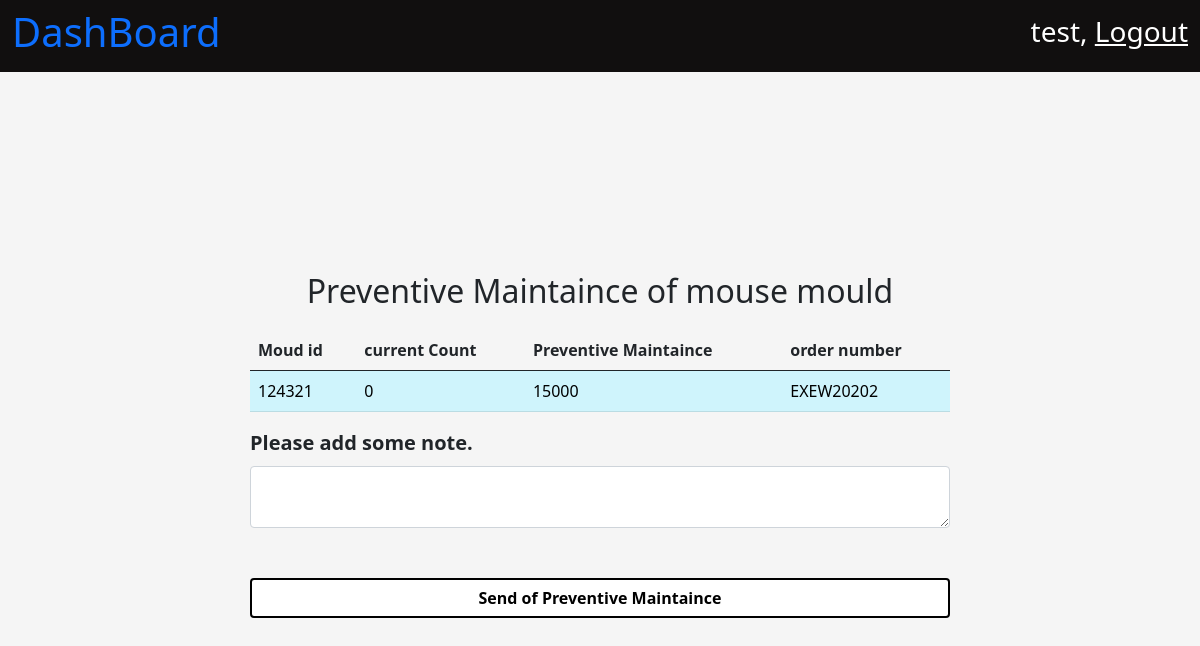
Page /mould/pmaintain/124321 (signed in) on the earlier database version.
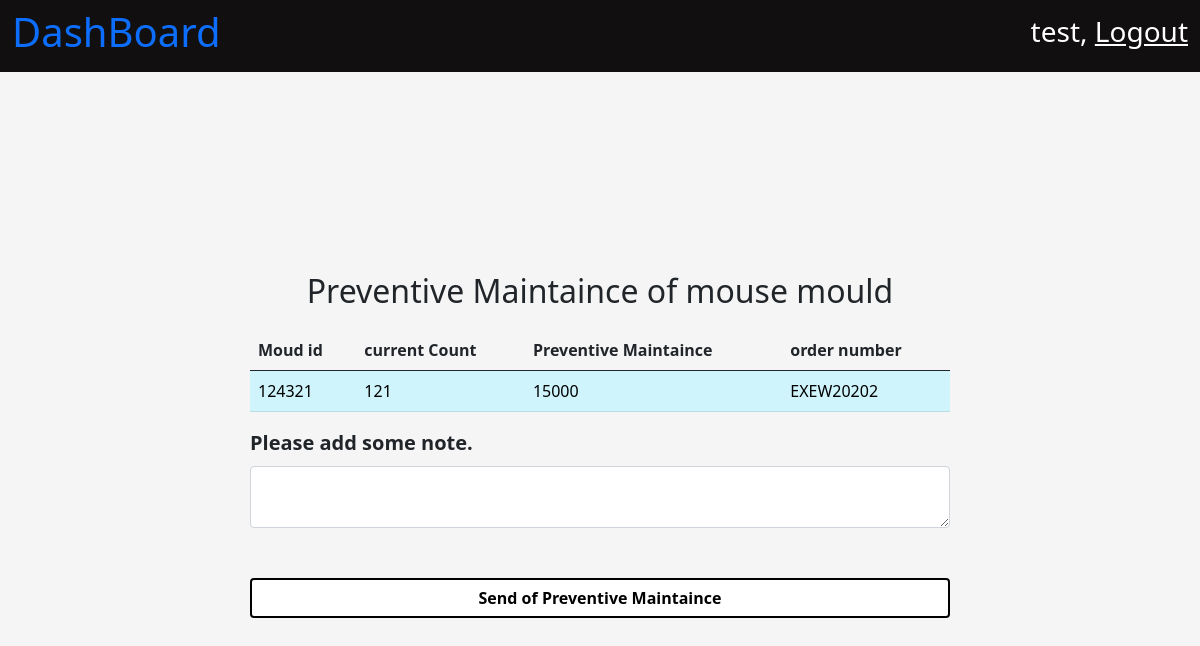
Same page on the later database version.
### mould/models.py (models this page shows, shortened)
class Mould(models.Model):
    mould_id = models.IntegerField(primary_key=True)
    mould_name = models.CharField(max_length=200)
    cavity_number = models.IntegerField()
    registered_date = models.DateTimeField(auto_now_add=True)
    registered_by = models.ForeignKey(User, on_delete=models.PROTECT)
    general_maintaince_cleaning_threshold_value = models.IntegerField()
    preventive_maintaince_clearning_thresold_value = models.IntegerField()
    tool_life = models.IntegerField()
    present_count = models.IntegerField()
    moud_desc = models.CharField(max_length=100)
    order_number = models.CharField(max_length=100)
    raw_material = models.CharField(max_length=100)
    part_weight = models.FloatField()
    runner_weight = models.FloatField()
    tonnage = models.FloatField()
    cycle_time = models.FloatField()
    number_of_shots_per_day = models.IntegerField()

### mould/views.py (the view)
# urls.py: path('pmaintain/<int:mould_id>', views.p_maintaince, name = "Pmaintain"),
@login_required
def p_maintaince(request, mould_id):
    mould_data = Mould.objects.get(mould_id = mould_id)
    context = {}
    context['mould_data'] = mould_data
    return render(request, 'mould_preventive_maintain.html', context)

### mould/templates/mould_preventive_maintain.html (shortened to what this page needs)
{% extends 'base.html' %}
{% load static %}
{% block title %}
    <link
        rel="stylesheet"
        href="{% static 'css/mould_reg.css' %}" >
{% endblock %}
{% block body_content %}
    <nav
        class="navbar navbar-light dashboard_nav">
        <div class="container-fluid dashboard_nav">
            <p class="h1 dashboard_title">
                <a href="{% url 'homePage' %}" style="text-decoration:None;">
                  DashBoard
                </a>
            </p>
            <div class="user_data">
                <p class="h3">
                    {{ request.user.first_name }},
                    <a href="{% url 'userLogout' %}">
                        Logout
                    </a>
                </p>
            </div>
        </div>
    </nav>
    <div class="container">
        <p class="h2" style="text-align : center">
            Preventive Maintaince of {{ mould_data.mould_name }}
        </p>
        <table class="table" style="margin-top : 20px;">
            <thead>
                <th scope="col">
                    Moud id
                </th>
                <th scope="col">
                    current Count
                </th>
                <th scope="col">
                    Preventive Maintaince
                </th>
                <th scope="col">
                    order number
                </th>
            </thead>
            <tbody>
                <tr class="table-info">
                    <td class="table-info">
                        {{ mould_data.mould_id }}
                    </td>
                    <td class="table-info">
                        {{ mould_data.present_count }}
                    </td>
                    <td class="table-info">
                        {{ mould_data.preventive_maintaince_clearning_thresold_value }}
                    </td>
                    <td class="table-info">
                        {{ mould_data.order_number }}
                    </td>
                </tr>
            </tbody>
        </table>
        <form action="{% url 'PcleanAccept' %}" method = "POST">
              <label
                for="exampleInputEmail1"
                class="form-label"
                style="font-size : 20px;"
                >
                <b>
                Please add some note.
                </b>
            </label>
            <textarea
            name = "comment"
            class="form-control"
            id="mouldName"
            aria-describedby="textHelp"
            required >
            </textarea>
            <div
            class="mb-3 submitButton" style="padding-top : 50px;">
            <button type="submit" class="btn btn-primary submitButton customSubmitButton" ><b>Send of Preventive Maintaince</b></button>
        </div>
        </form>
        </div>
{% endblock %}

Differences in the rows shown:
changed Mould "mouse mould": present_count "0" → "121"
